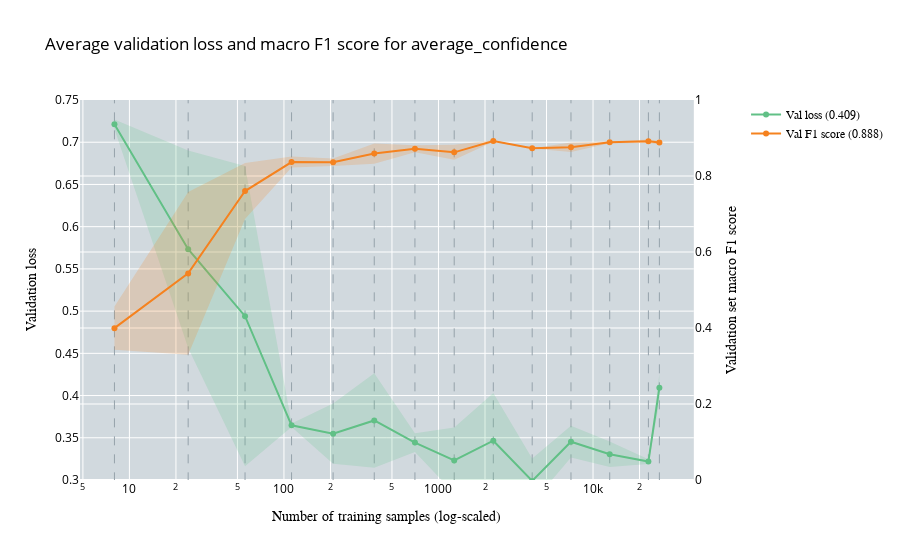
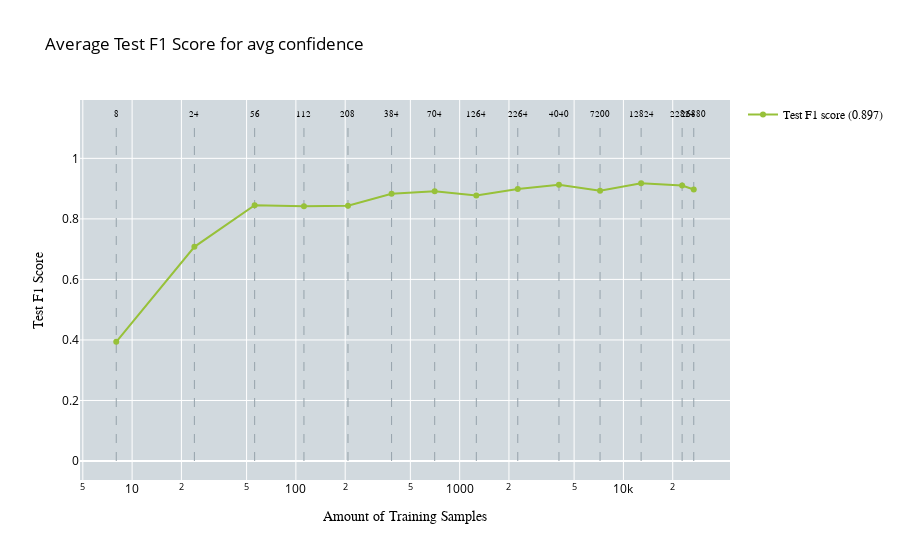

The notebook cell these images were saved under, in order:
### Code cell
import pickle
import pandas as pd
import numpy as np
import plotly.graph_objects as go
import plotly.subplots as subplots
import os

# Define the root folder
root_folder = "/home/woody/iwfa/iwfa044h/CleanLab_Test/ActiveLearningApproaches/EOD/EfficientNet/multilabel/AL/avg_confidence"

# Folder names for all runs
run_folders = [f"run{i}" for i in range(1, 3)]

# Define corresponding filenames
pickle_filenames = [f"AL_average_confidence_results_for_multilabel_classification_s4{i+2}.pickle" for i in range(2)]
csv_filenames = [f"training_history_s4{i+2}.csv" for i in range(3)]

# Initialize accumulators for averaging
performance_test_data_all = []
performance_all = []

# Number of samples for each iteration
no_of_samples = [8, 24, 56, 112, 208, 384, 704, 1264, 2264, 4040, 7200, 12824, 22824, 26880]

# Loop through each run folder and collect the data
for i in range(2):
    # Construct file paths
    pickle_path = os.path.join(root_folder, run_folders[i], pickle_filenames[i])
    csv_path = os.path.join(root_folder, run_folders[i], csv_filenames[i])
    
    # Print which pickle file is being loaded
    print(f"Loading pickle file for run {i+1}: {pickle_path}")
    
    # Load test F1 scores from pickle file
    with open(pickle_path, 'rb') as pickle_file:
        average_confidence_results = pickle.load(pickle_file)
        performance_test_data_all.append(average_confidence_results["test_f1_scores_macro"])
    
    # Print which CSV file is being loaded
    print(f"Loading CSV file for run {i+1}: {csv_path}")
    
    # Load CSV for validation loss and F1 scores
    df = pd.read_csv(csv_path)
    df['iteration'] = (df['epoch'] == 1).cumsum()
    
    performance = []
    for j in range(1, 15):  # Start from 2 and go up to 14 (inclusive)
        iteration_data = df[df['iteration'] == j]
        performance.append({
            'val_loss': iteration_data['valid_loss'].tolist(),
            'val_f1_score': iteration_data['valid_f1'].tolist()
        })
    
    performance_all.append(performance)

# Aggregate results
min_length = min(len(no_of_samples), *[len(perf) for perf in performance_all])
no_of_samples = no_of_samples[:min_length]

average_performance = []
for i in range(min_length):
    avg_val_loss = np.mean([run[i]['val_loss'][-1] for run in performance_all])
    avg_val_f1 = np.mean([run[i]['val_f1_score'][-1] for run in performance_all])
    average_performance.append({'val_loss': avg_val_loss, 'val_f1_score': avg_val_f1})

average_test_f1 = np.mean(performance_test_data_all, axis=0)

def plot_validation_performance(performance, no_of_samples, min_max_values, title, x_axes, y_axes, y_axes_secondary):
    fig = subplots.make_subplots(specs=[[{"secondary_y": True}]])
    fig.update_layout(plot_bgcolor='rgb(209, 217, 222)')

    # Add dashed lines for sample numbers and text labels on top of the graph
    samples_text = [str(f) for f in no_of_samples]
    for i, (line, label) in enumerate(zip(no_of_samples, samples_text)):
        fig.add_trace(go.Scatter(
            x=[line, line],
            y=[0, 2.3],
            mode='lines',
            line=dict(dash='dash', color='rgb(149, 162, 171)', width=1),
            showlegend=False
        ))

        # Adjust the y-position for the last value to avoid collision
        y_position = 2.31 if i < len(no_of_samples) - 1 else 2.26

        fig.add_trace(go.Scatter(
            x=[line],
            y=[y_position],
            mode='text',
            marker=dict(size=0),
            text=[label],
            textposition='top center',
            showlegend=False,
            textfont=dict(family='Arial', color='black', size=8.5)
        ))

    # Adjust the y-axis range to avoid extra space
    fig.update_yaxes(range=[0.3, 0.75], secondary_y=False)
    fig.update_yaxes(range=[0, 1], secondary_y=True)
    
    loss = []
    f1 = []

    for i in range(len(performance)):
        if isinstance(performance[i], dict):
            # Ensure that the keys 'val_loss' and 'val_f1_score' are present in each entry
            if "val_loss" in performance[i] and "val_f1_score" in performance[i]:
                loss.append(performance[i]["val_loss"])  # Directly collect the scalar validation loss
                f1.append(performance[i]["val_f1_score"])  # Directly collect the scalar validation F1 score
            else:
                print(f"Missing 'val_loss' or 'val_f1_score' in performance entry {i}")
        else:
            print(f"Invalid performance entry at index {i}, expected dictionary, got {type(performance[i])}")

    # Add the shaded region (fluctuation range) for validation loss
    min_val_loss, max_val_loss, min_val_f1, max_val_f1 = min_max_values
    fig.add_trace(go.Scatter(
        x=no_of_samples + no_of_samples[::-1],
        y=list(max_val_loss) + list(min_val_loss)[::-1],
        fill='toself',
        fillcolor='rgba(97, 192, 134, 0.2)',  # Add transparency
        line=dict(width=0),  # No border for shaded region
        showlegend=False  # Don't show a separate legend entry for the shaded region
    ), secondary_y=False)

    # Add the shaded region (fluctuation range) for validation F1 score
    fig.add_trace(go.Scatter(
        x=no_of_samples + no_of_samples[::-1],
        y=list(max_val_f1) + list(min_val_f1)[::-1],
        fill='toself',
        fillcolor='rgba(245, 130, 31, 0.2)',  # Add transparency
        line=dict(width=0),  # No border for shaded region
        showlegend=False  # Don't show a separate legend entry for the shaded region
    ), secondary_y=True)

    # Add traces for validation loss and validation F1 score
    fig.add_trace(go.Scatter(
        x=no_of_samples,
        y=loss,
        name=f"Val loss ({loss[-1]:.3f})",
        marker=dict(color='rgb(97,192,134)'),
        textfont=dict(family="Arial", size=11),
        line=dict(width=2)
    ), secondary_y=False)

    fig.add_trace(go.Scatter(
        x=no_of_samples,
        y=f1,
        name=f"Val F1 score ({f1[-1]:.3f})",
        marker=dict(color='rgb(245,130,31)'),
        textfont=dict(family="Arial", size=11),
        line=dict(width=2)
    ), secondary_y=True)

    fig.update_layout(
        title_text=str(title),
        legend=dict(font=dict(color='black', family="Arial")),
        title_font_color='black'
    )

    # Set the x-axis to be on a log scale
    fig.update_xaxes(
        title_text=str(x_axes),
        title_font=dict(color="black", family="Arial"),
        tickfont_color='black',
        type="log"
    )

    # Update y-axes for primary and secondary y-axes
    fig.update_yaxes(
        title_text=str(y_axes),
        title_font=dict(color="black", family="Arial"),
        tickfont_color='black',
        secondary_y=False
    )

    fig.update_yaxes(
        title_text=str(y_axes_secondary),
        title_font=dict(color="black", family="Arial"),
        tickfont_color='black',
        secondary_y=True
    )

    fig.show()

def plot_test_performance(no_of_samples, performance_test_data, title, x_axes, y_axes):
    fig = go.Figure()
    fig.update_layout(plot_bgcolor='rgb(209, 217, 222)')

    # Add dashed lines for sample numbers and text labels on top of the graph
    samples_text = [str(f) for f in no_of_samples]
    for line, label in zip(no_of_samples, samples_text):
        fig.add_trace(go.Scatter(
            x=[line, line],
            y=[0, 1.12],
            mode='lines',
            line=dict(dash='dash', color='rgb(149, 162, 171)', width=1),
            showlegend=False
        ))

        fig.add_trace(go.Scatter(
            x=[line],
            y=[1.13],
            mode='text',
            marker=dict(size=0),
            text=[label],
            textposition='top center',
            showlegend=False,
            textfont=dict(family='Arial', color='black', size=8.5)
        ))

    # Add traces for test F1 score
    fig.add_trace(go.Scatter(
        x=no_of_samples,
        y=performance_test_data,
        name=f"Test F1 score ({performance_test_data[-1]:.3f})",
        marker=dict(color='rgb(151,193,57)'),
        textfont=dict(family="Arial", size=11),
        line=dict(width=2)
    ))

    fig.update_layout(
        title_text=str(title),
        legend=dict(font=dict(color='black', family='Arial')),
        title_font_color='black'
    )

    # Set the x-axis to be on a log scale
    fig.update_xaxes(
        title_text=str(x_axes),
        title_font=dict(color="black", family="Arial"),
        tickfont_color='black',
        type="log"
    )

    # Update y-axis for test F1 score
    fig.update_yaxes(
        title_text=str(y_axes),
        title_font=dict(color="black", family="Arial"),
        tickfont_color='black'
    )

    fig.show()

# Initialize lists to store validation loss and F1 score for each run
val_loss_all = []
val_f1_all = []

# Loop through each run and collect the validation loss and F1 score
for run in performance_all:
    val_loss_run = [iteration['val_loss'][-1] for iteration in run]
    val_f1_run = [iteration['val_f1_score'][-1] for iteration in run]
    val_loss_all.append(val_loss_run)
    val_f1_all.append(val_f1_run)

# Convert to NumPy arrays for easier computation
val_loss_all = np.array(val_loss_all)
val_f1_all = np.array(val_f1_all)

# Calculate min and max values for validation loss and F1 score
min_val_loss = np.min(val_loss_all, axis=0)
max_val_loss = np.max(val_loss_all, axis=0)
min_val_f1 = np.min(val_f1_all, axis=0)
max_val_f1 = np.max(val_f1_all, axis=0)

# Assuming min_max_values for validation performance is calculated and stored in min_max_values_val
min_max_values_val = (min_val_loss, max_val_loss, min_val_f1, max_val_f1)  # Replace with actual min and max values for validation loss and F1 score

# Plot the average validation loss and F1 score (log scale x-axis)
plot_validation_performance(
    average_performance, 
    no_of_samples, 
    min_max_values_val,  # Pass the min_max_values for the shaded region
    title="Average validation loss and macro F1 score for average_confidence",
    x_axes="Number of training samples (log-scaled)",
    y_axes="Validation loss",
    y_axes_secondary="Validation set macro F1 score"
)

# Plot the average test F1 score (log scale x-axis)
plot_test_performance(
    no_of_samples, 
    average_test_f1,
    title="Average Test F1 Score for avg confidence",
    x_axes="Amount of Training Samples",
    y_axes="Test F1 Score"
)

### Figure 1 — Plotly figure (JSON) as saved in the notebook; plotly's stock layout.template omitted (floating-point values rounded to 4 significant figures)
{"data": [{"line": {"color": "rgb(149, 162, 171)", "dash": "dash", "width": 1}, "mode": "lines", "showlegend": false, "type": "scatter", "x": [8, 8], "y": [0, 2.3]}, {"marker": {"size": 0}, "mode": "text", "showlegend": false, "text": ["8"], "textfont": {"color": "black", "family": "Arial", "size": 8.5}, "textposition": "top center", "type": "scatter", "x": [8], "y": [2.31]}, {"line": {"color": "rgb(149, 162, 171)", "dash": "dash", "width": 1}, "mode": "lines", "showlegend": false, "type": "scatter", "x": [24, 24], "y": [0, 2.3]}, {"marker": {"size": 0}, "mode": "text", "showlegend": false, "text": ["24"], "textfont": {"color": "black", "family": "Arial", "size": 8.5}, "textposition": "top center", "type": "scatter", "x": [24], "y": [2.31]}, {"line": {"color": "rgb(149, 162, 171)", "dash": "dash", "width": 1}, "mode": "lines", "showlegend": false, "type": "scatter", "x": [56, 56], "y": [0, 2.3]}, {"marker": {"size": 0}, "mode": "text", "showlegend": false, "text": ["56"], "textfont": {"color": "black", "family": "Arial", "size": 8.5}, "textposition": "top center", "type": "scatter", "x": [56], "y": [2.31]}, {"line": {"color": "rgb(149, 162, 171)", "dash": "dash", "width": 1}, "mode": "lines", "showlegend": false, "type": "scatter", "x": [112, 112], "y": [0, 2.3]}, {"marker": {"size": 0}, "mode": "text", "showlegend": false, "text": ["112"], "textfont": {"color": "black", "family": "Arial", "size": 8.5}, "textposition": "top center", "type": "scatter", "x": [112], "y": [2.31]}, {"line": {"color": "rgb(149, 162, 171)", "dash": "dash", "width": 1}, "mode": "lines", "showlegend": false, "type": "scatter", "x": [208, 208], "y": [0, 2.3]}, {"marker": {"size": 0}, "mode": "text", "showlegend": false, "text": ["208"], "textfont": {"color": "black", "family": "Arial", "size": 8.5}, "textposition": "top center", "type": "scatter", "x": [208], "y": [2.31]}, {"line": {"color": "rgb(149, 162, 171)", "dash": "dash", "width": 1}, "mode": "lines", "showlegend": false, "type": "scatter", "x": [384, 384], "y": [0, 2.3]}, {"marker": {"size": 0}, "mode": "text", "showlegend": false, "text": ["384"], "textfont": {"color": "black", "family": "Arial", "size": 8.5}, "textposition": "top center", "type": "scatter", "x": [384], "y": [2.31]}, {"line": {"color": "rgb(149, 162, 171)", "dash": "dash", "width": 1}, "mode": "lines", "showlegend": false, "type": "scatter", "x": [704, 704], "y": [0, 2.3]}, {"marker": {"size": 0}, "mode": "text", "showlegend": false, "text": ["704"], "textfont": {"color": "black", "family": "Arial", "size": 8.5}, "textposition": "top center", "type": "scatter", "x": [704], "y": [2.31]}, {"line": {"color": "rgb(149, 162, 171)", "dash": "dash", "width": 1}, "mode": "lines", "showlegend": false, "type": "scatter", "x": [1264, 1264], "y": [0, 2.3]}, {"marker": {"size": 0}, "mode": "text", "showlegend": false, "text": ["1264"], "textfont": {"color": "black", "family": "Arial", "size": 8.5}, "textposition": "top center", "type": "scatter", "x": [1264], "y": [2.31]}, {"line": {"color": "rgb(149, 162, 171)", "dash": "dash", "width": 1}, "mode": "lines", "showlegend": false, "type": "scatter", "x": [2264, 2264], "y": [0, 2.3]}, {"marker": {"size": 0}, "mode": "text", "showlegend": false, "text": ["2264"], "textfont": {"color": "black", "family": "Arial", "size": 8.5}, "textposition": "top center", "type": "scatter", "x": [2264], "y": [2.31]}, {"line": {"color": "rgb(149, 162, 171)", "dash": "dash", "width": 1}, "mode": "lines", "showlegend": false, "type": "scatter", "x": [4040, 4040], "y": [0, 2.3]}, {"marker": {"size": 0}, "mode": "text", "showlegend": false, "text": ["4040"], "textfont": {"color": "black", "family": "Arial", "size": 8.5}, "textposition": "top center", "type": "scatter", "x": [4040], "y": [2.31]}, {"line": {"color": "rgb(149, 162, 171)", "dash": "dash", "width": 1}, "mode": "lines", "showlegend": false, "type": "scatter", "x": [7200, 7200], "y": [0, 2.3]}, {"marker": {"size": 0}, "mode": "text", "showlegend": false, "text": ["7200"], "textfont": {"color": "black", "family": "Arial", "size": 8.5}, "textposition": "top center", "type": "scatter", "x": [7200], "y": [2.31]}, {"line": {"color": "rgb(149, 162, 171)", "dash": "dash", "width": 1}, "mode": "lines", "showlegend": false, "type": "scatter", "x": [12824, 12824], "y": [0, 2.3]}, {"marker": {"size": 0}, "mode": "text", "showlegend": false, "text": ["12824"], "textfont": {"color": "black", "family": "Arial", "size": 8.5}, "textposition": "top center", "type": "scatter", "x": [12824], "y": [2.31]}, {"line": {"color": "rgb(149, 162, 171)", "dash": "dash", "width": 1}, "mode": "lines", "showlegend": false, "type": "scatter", "x": [22824, 22824], "y": [0, 2.3]}, {"marker": {"size": 0}, "mode": "text", "showlegend": false, "text": ["22824"], "textfont": {"color": "black", "family": "Arial", "size": 8.5}, "textposition": "top center", "type": "scatter", "x": [22824], "y": [2.31]}, {"line": {"color": "rgb(149, 162, 171)", "dash": "dash", "width": 1}, "mode": "lines", "showlegend": false, "type": "scatter", "x": [26880, 26880], "y": [0, 2.3]}, {"marker": {"size": 0}, "mode": "text", "showlegend": false, "text": ["26880"], "textfont": {"color": "black", "family": "Arial", "size": 8.5}, "textposition": "top center", "type": "scatter", "x": [26880], "y": [2.26]}, {"fill": "toself", "fillcolor": "rgba(97, 192, 134, 0.2)", "line": {"width": 0}, "showlegend": false, "type": "scatter", "x": [8, 24, 56, 112, 208, 384, 704, 1264, 2264, 4040, 7200, 12824, 22824, 26880, 26880, 22824, 12824, 7200, 4040, 2264, 1264, 704, 384, 208, 112, 56, 24, 8], "xaxis": "x", "y": [0.7269, 0.6902, 0.6718, 0.3668, 0.3905, 0.4265, 0.3554, 0.3622, 0.4031, 0.3255, 0.3642, 0.3457, 0.3247, 0.4259, 0.3923, 0.319, 0.3153, 0.3266, 0.2724, 0.29, 0.2841, 0.3333, 0.3145, 0.3191, 0.3627, 0.3162, 0.4564, 0.7156], "yaxis": "y"}, {"fill": "toself", "fillcolor": "rgba(245, 130, 31, 0.2)", "line": {"width": 0}, "showlegend": false, "type": "scatter", "x": [8, 24, 56, 112, 208, 384, 704, 1264, 2264, 4040, 7200, 12824, 22824, 26880, 26880, 22824, 12824, 7200, 4040, 2264, 1264, 704, 384, 208, 112, 56, 24, 8], "xaxis": "x", "y": [0.4567, 0.7581, 0.8342, 0.8511, 0.8462, 0.8854, 0.8811, 0.8819, 0.8941, 0.873, 0.8882, 0.891, 0.8958, 0.8925, 0.8832, 0.8868, 0.8862, 0.8633, 0.8727, 0.8903, 0.8425, 0.8622, 0.8325, 0.8263, 0.8225, 0.6867, 0.3294, 0.3426], "yaxis": "y2"}, {"line": {"width": 2}, "marker": {"color": "rgb(97,192,134)"}, "name": "Val loss (0.409)", "textfont": {"family": "Arial", "size": 11}, "type": "scatter", "x": [8, 24, 56, 112, 208, 384, 704, 1264, 2264, 4040, 7200, 12824, 22824, 26880], "xaxis": "x", "y": [0.7212, 0.5733, 0.494, 0.3647, 0.3548, 0.3705, 0.3443, 0.3232, 0.3465, 0.2989, 0.3454, 0.3305, 0.3218, 0.4091], "yaxis": "y"}, {"line": {"width": 2}, "marker": {"color": "rgb(245,130,31)"}, "name": "Val F1 score (0.888)", "textfont": {"family": "Arial", "size": 11}, "type": "scatter", "x": [8, 24, 56, 112, 208, 384, 704, 1264, 2264, 4040, 7200, 12824, 22824, 26880], "xaxis": "x", "y": [0.3997, 0.5437, 0.7605, 0.8368, 0.8363, 0.859, 0.8717, 0.8622, 0.8922, 0.8728, 0.8757, 0.8886, 0.8913, 0.8879], "yaxis": "y2"}], "layout": {"legend": {"font": {"color": "black", "family": "Arial"}}, "plot_bgcolor": "rgb(209, 217, 222)", "title": {"font": {"color": "black"}, "text": "Average validation loss and macro F1 score for average_confidence"}, "xaxis": {"anchor": "y", "domain": [0, 0.94], "tickfont": {"color": "black"}, "title": {"font": {"color": "black", "family": "Arial"}, "text": "Number of training samples (log-scaled)"}, "type": "log"}, "yaxis": {"anchor": "x", "domain": [0, 1], "range": [0.3, 0.75], "tickfont": {"color": "black"}, "title": {"font": {"color": "black", "family": "Arial"}, "text": "Validation loss"}}, "yaxis2": {"anchor": "x", "overlaying": "y", "range": [0, 1], "side": "right", "tickfont": {"color": "black"}, "title": {"font": {"color": "black", "family": "Arial"}, "text": "Validation set macro F1 score"}}}}

### Figure 2 — Plotly figure (JSON) as saved in the notebook; plotly's stock layout.template omitted (floating-point values rounded to 4 significant figures)
{"data": [{"line": {"color": "rgb(149, 162, 171)", "dash": "dash", "width": 1}, "mode": "lines", "showlegend": false, "type": "scatter", "x": [8, 8], "y": [0, 1.12]}, {"marker": {"size": 0}, "mode": "text", "showlegend": false, "text": ["8"], "textfont": {"color": "black", "family": "Arial", "size": 8.5}, "textposition": "top center", "type": "scatter", "x": [8], "y": [1.13]}, {"line": {"color": "rgb(149, 162, 171)", "dash": "dash", "width": 1}, "mode": "lines", "showlegend": false, "type": "scatter", "x": [24, 24], "y": [0, 1.12]}, {"marker": {"size": 0}, "mode": "text", "showlegend": false, "text": ["24"], "textfont": {"color": "black", "family": "Arial", "size": 8.5}, "textposition": "top center", "type": "scatter", "x": [24], "y": [1.13]}, {"line": {"color": "rgb(149, 162, 171)", "dash": "dash", "width": 1}, "mode": "lines", "showlegend": false, "type": "scatter", "x": [56, 56], "y": [0, 1.12]}, {"marker": {"size": 0}, "mode": "text", "showlegend": false, "text": ["56"], "textfont": {"color": "black", "family": "Arial", "size": 8.5}, "textposition": "top center", "type": "scatter", "x": [56], "y": [1.13]}, {"line": {"color": "rgb(149, 162, 171)", "dash": "dash", "width": 1}, "mode": "lines", "showlegend": false, "type": "scatter", "x": [112, 112], "y": [0, 1.12]}, {"marker": {"size": 0}, "mode": "text", "showlegend": false, "text": ["112"], "textfont": {"color": "black", "family": "Arial", "size": 8.5}, "textposition": "top center", "type": "scatter", "x": [112], "y": [1.13]}, {"line": {"color": "rgb(149, 162, 171)", "dash": "dash", "width": 1}, "mode": "lines", "showlegend": false, "type": "scatter", "x": [208, 208], "y": [0, 1.12]}, {"marker": {"size": 0}, "mode": "text", "showlegend": false, "text": ["208"], "textfont": {"color": "black", "family": "Arial", "size": 8.5}, "textposition": "top center", "type": "scatter", "x": [208], "y": [1.13]}, {"line": {"color": "rgb(149, 162, 171)", "dash": "dash", "width": 1}, "mode": "lines", "showlegend": false, "type": "scatter", "x": [384, 384], "y": [0, 1.12]}, {"marker": {"size": 0}, "mode": "text", "showlegend": false, "text": ["384"], "textfont": {"color": "black", "family": "Arial", "size": 8.5}, "textposition": "top center", "type": "scatter", "x": [384], "y": [1.13]}, {"line": {"color": "rgb(149, 162, 171)", "dash": "dash", "width": 1}, "mode": "lines", "showlegend": false, "type": "scatter", "x": [704, 704], "y": [0, 1.12]}, {"marker": {"size": 0}, "mode": "text", "showlegend": false, "text": ["704"], "textfont": {"color": "black", "family": "Arial", "size": 8.5}, "textposition": "top center", "type": "scatter", "x": [704], "y": [1.13]}, {"line": {"color": "rgb(149, 162, 171)", "dash": "dash", "width": 1}, "mode": "lines", "showlegend": false, "type": "scatter", "x": [1264, 1264], "y": [0, 1.12]}, {"marker": {"size": 0}, "mode": "text", "showlegend": false, "text": ["1264"], "textfont": {"color": "black", "family": "Arial", "size": 8.5}, "textposition": "top center", "type": "scatter", "x": [1264], "y": [1.13]}, {"line": {"color": "rgb(149, 162, 171)", "dash": "dash", "width": 1}, "mode": "lines", "showlegend": false, "type": "scatter", "x": [2264, 2264], "y": [0, 1.12]}, {"marker": {"size": 0}, "mode": "text", "showlegend": false, "text": ["2264"], "textfont": {"color": "black", "family": "Arial", "size": 8.5}, "textposition": "top center", "type": "scatter", "x": [2264], "y": [1.13]}, {"line": {"color": "rgb(149, 162, 171)", "dash": "dash", "width": 1}, "mode": "lines", "showlegend": false, "type": "scatter", "x": [4040, 4040], "y": [0, 1.12]}, {"marker": {"size": 0}, "mode": "text", "showlegend": false, "text": ["4040"], "textfont": {"color": "black", "family": "Arial", "size": 8.5}, "textposition": "top center", "type": "scatter", "x": [4040], "y": [1.13]}, {"line": {"color": "rgb(149, 162, 171)", "dash": "dash", "width": 1}, "mode": "lines", "showlegend": false, "type": "scatter", "x": [7200, 7200], "y": [0, 1.12]}, {"marker": {"size": 0}, "mode": "text", "showlegend": false, "text": ["7200"], "textfont": {"color": "black", "family": "Arial", "size": 8.5}, "textposition": "top center", "type": "scatter", "x": [7200], "y": [1.13]}, {"line": {"color": "rgb(149, 162, 171)", "dash": "dash", "width": 1}, "mode": "lines", "showlegend": false, "type": "scatter", "x": [12824, 12824], "y": [0, 1.12]}, {"marker": {"size": 0}, "mode": "text", "showlegend": false, "text": ["12824"], "textfont": {"color": "black", "family": "Arial", "size": 8.5}, "textposition": "top center", "type": "scatter", "x": [12824], "y": [1.13]}, {"line": {"color": "rgb(149, 162, 171)", "dash": "dash", "width": 1}, "mode": "lines", "showlegend": false, "type": "scatter", "x": [22824, 22824], "y": [0, 1.12]}, {"marker": {"size": 0}, "mode": "text", "showlegend": false, "text": ["22824"], "textfont": {"color": "black", "family": "Arial", "size": 8.5}, "textposition": "top center", "type": "scatter", "x": [22824], "y": [1.13]}, {"line": {"color": "rgb(149, 162, 171)", "dash": "dash", "width": 1}, "mode": "lines", "showlegend": false, "type": "scatter", "x": [26880, 26880], "y": [0, 1.12]}, {"marker": {"size": 0}, "mode": "text", "showlegend": false, "text": ["26880"], "textfont": {"color": "black", "family": "Arial", "size": 8.5}, "textposition": "top center", "type": "scatter", "x": [26880], "y": [1.13]}, {"line": {"width": 2}, "marker": {"color": "rgb(151,193,57)"}, "name": "Test F1 score (0.897)", "textfont": {"family": "Arial", "size": 11}, "type": "scatter", "x": [8, 24, 56, 112, 208, 384, 704, 1264, 2264, 4040, 7200, 12824, 22824, 26880], "y": [0.3936, 0.7076, 0.8448, 0.842, 0.8431, 0.8828, 0.8912, 0.8776, 0.8984, 0.9129, 0.8928, 0.918, 0.91, 0.897]}], "layout": {"legend": {"font": {"color": "black", "family": "Arial"}}, "plot_bgcolor": "rgb(209, 217, 222)", "title": {"font": {"color": "black"}, "text": "Average Test F1 Score for avg confidence"}, "xaxis": {"tickfont": {"color": "black"}, "title": {"font": {"color": "black", "family": "Arial"}, "text": "Amount of Training Samples"}, "type": "log"}, "yaxis": {"tickfont": {"color": "black"}, "title": {"font": {"color": "black", "family": "Arial"}, "text": "Test F1 Score"}}}}
